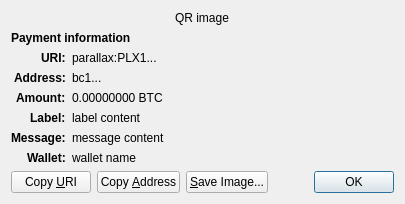
<?xml version="1.0" encoding="UTF-8"?>
<ui version="4.0">
 <class>ReceiveRequestDialog</class>
 <widget class="QDialog" name="ReceiveRequestDialog">
  <property name="geometry">
   <rect>
    <x>0</x>
    <y>0</y>
    <width>413</width>
    <height>229</height>
   </rect>
  </property>
  <property name="windowTitle">
   <string>Request payment to ...</string>
  </property>
  <layout class="QGridLayout" name="gridLayout" columnstretch="0,1">
   <property name="sizeConstraint">
    <enum>QLayout::SetFixedSize</enum>
   </property>
   <item row="0" column="0" colspan="2" alignment="Qt::AlignHCenter">
    <widget class="QRImageWidget" name="qr_code">
     <property name="text">
      <string notr="true">QR image</string>
     </property>
     <property name="textInteractionFlags">
      <set>Qt::NoTextInteraction</set>
     </property>
    </widget>
   </item>
   <item row="1" column="0" colspan="2">
    <widget class="QLabel" name="payment_header">
     <property name="font">
      <font>
       <weight>75</weight>
       <bold>true</bold>
      </font>
     </property>
     <property name="text">
      <string>Payment information</string>
     </property>
     <property name="textInteractionFlags">
      <set>Qt::NoTextInteraction</set>
     </property>
    </widget>
   </item>
   <item row="2" column="0" alignment="Qt::AlignRight|Qt::AlignTop">
    <widget class="QLabel" name="uri_tag">
     <property name="font">
      <font>
       <weight>75</weight>
       <bold>true</bold>
      </font>
     </property>
     <property name="text">
      <string notr="true">URI:</string>
     </property>
     <property name="textFormat">
      <enum>Qt::PlainText</enum>
     </property>
     <property name="textInteractionFlags">
      <set>Qt::NoTextInteraction</set>
     </property>
    </widget>
   </item>
   <item row="2" column="1" alignment="Qt::AlignTop">
    <widget class="QLabel" name="uri_content">
     <property name="text">
      <string notr="true">parallax:PLX1...</string>
     </property>
     <property name="textFormat">
      <enum>Qt::RichText</enum>
     </property>
     <property name="wordWrap">
      <bool>true</bool>
     </property>
     <property name="textInteractionFlags">
      <set>Qt::TextSelectableByMouse</set>
     </property>
    </widget>
   </item>
   <item row="3" column="0" alignment="Qt::AlignRight|Qt::AlignTop">
    <widget class="QLabel" name="address_tag">
     <property name="font">
      <font>
       <weight>75</weight>
       <bold>true</bold>
      </font>
     </property>
     <property name="text">
      <string>Address:</string>
     </property>
     <property name="textInteractionFlags">
      <set>Qt::NoTextInteraction</set>
     </property>
    </widget>
   </item>
   <item row="3" column="1" alignment="Qt::AlignTop">
    <widget class="QLabel" name="address_content">
     <property name="text">
      <string notr="true">bc1...</string>
     </property>
     <property name="textFormat">
      <enum>Qt::PlainText</enum>
     </property>
     <property name="textInteractionFlags">
      <set>Qt::TextSelectableByMouse</set>
     </property>
    </widget>
   </item>
   <item row="4" column="0" alignment="Qt::AlignRight|Qt::AlignTop">
    <widget class="QLabel" name="amount_tag">
     <property name="font">
      <font>
       <weight>75</weight>
       <bold>true</bold>
      </font>
     </property>
     <property name="text">
      <string>Amount:</string>
     </property>
     <property name="textInteractionFlags">
      <set>Qt::NoTextInteraction</set>
     </property>
    </widget>
   </item>
   <item row="4" column="1" alignment="Qt::AlignTop">
    <widget class="QLabel" name="amount_content">
     <property name="text">
      <string notr="true">0.00000000 BTC</string>
     </property>
     <property name="textFormat">
      <enum>Qt::PlainText</enum>
     </property>
     <property name="textInteractionFlags">
      <set>Qt::TextSelectableByMouse</set>
     </property>
    </widget>
   </item>
   <item row="5" column="0" alignment="Qt::AlignRight|Qt::AlignTop">
    <widget class="QLabel" name="label_tag">
     <property name="font">
      <font>
       <weight>75</weight>
       <bold>true</bold>
      </font>
     </property>
     <property name="text">
      <string>Label:</string>
     </property>
     <property name="textInteractionFlags">
      <set>Qt::NoTextInteraction</set>
     </property>
    </widget>
   </item>
   <item row="5" column="1" alignment="Qt::AlignTop">
    <widget class="QLabel" name="label_content">
     <property name="text">
      <string notr="true">label content</string>
     </property>
     <property name="textFormat">
      <enum>Qt::PlainText</enum>
     </property>
     <property name="wordWrap">
      <bool>true</bool>
     </property>
     <property name="textInteractionFlags">
      <set>Qt::TextSelectableByMouse</set>
     </property>
    </widget>
   </item>
   <item row="6" column="0" alignment="Qt::AlignRight|Qt::AlignTop">
    <widget class="QLabel" name="message_tag">
     <property name="font">
      <font>
       <weight>75</weight>
       <bold>true</bold>
      </font>
     </property>
     <property name="text">
      <string>Message:</string>
     </property>
     <property name="textInteractionFlags">
      <set>Qt::NoTextInteraction</set>
     </property>
    </widget>
   </item>
   <item row="6" column="1" alignment="Qt::AlignTop">
    <widget class="QLabel" name="message_content">
     <property name="text">
      <string notr="true">message content</string>
     </property>
     <property name="textFormat">
      <enum>Qt::PlainText</enum>
     </property>
     <property name="wordWrap">
      <bool>true</bool>
     </property>
     <property name="textInteractionFlags">
      <set>Qt::TextSelectableByMouse</set>
     </property>
    </widget>
   </item>
   <item row="7" column="0" alignment="Qt::AlignRight|Qt::AlignTop">
    <widget class="QLabel" name="wallet_tag">
     <property name="font">
      <font>
       <weight>75</weight>
       <bold>true</bold>
      </font>
     </property>
     <property name="text">
      <string>Wallet:</string>
     </property>
     <property name="textInteractionFlags">
      <set>Qt::NoTextInteraction</set>
     </property>
    </widget>
   </item>
   <item row="7" column="1" alignment="Qt::AlignTop">
    <widget class="QLabel" name="wallet_content">
     <property name="text">
      <string notr="true">wallet name</string>
     </property>
     <property name="textFormat">
      <enum>Qt::PlainText</enum>
     </property>
     <property name="wordWrap">
      <bool>true</bool>
     </property>
     <property name="textInteractionFlags">
      <set>Qt::TextSelectableByMouse</set>
     </property>
    </widget>
   </item>
   <item row="8" column="0" colspan="2">
    <layout class="QHBoxLayout" name="horizontalLayout">
     <item>
      <widget class="QPushButton" name="btnCopyURI">
       <property name="text">
        <string>Copy &amp;URI</string>
       </property>
       <property name="autoDefault">
        <bool>false</bool>
       </property>
      </widget>
     </item>
     <item>
      <widget class="QPushButton" name="btnCopyAddress">
       <property name="text">
        <string>Copy &amp;Address</string>
       </property>
       <property name="autoDefault">
        <bool>false</bool>
       </property>
      </widget>
     </item>
     <item>
      <widget class="QPushButton" name="btnSaveAs">
       <property name="text">
        <string>&amp;Save Image...</string>
       </property>
       <property name="autoDefault">
        <bool>false</bool>
       </property>
      </widget>
     </item>
     <item>
      <spacer name="horizontalSpacer_2">
       <property name="orientation">
        <enum>Qt::Horizontal</enum>
       </property>
       <property name="sizeHint" stdset="0">
        <size>
         <width>40</width>
         <height>20</height>
        </size>
       </property>
      </spacer>
     </item>
     <item>
      <widget class="QDialogButtonBox" name="buttonBox">
       <property name="focusPolicy">
        <enum>Qt::StrongFocus</enum>
       </property>
       <property name="standardButtons">
        <set>QDialogButtonBox::Ok</set>
       </property>
      </widget>
     </item>
    </layout>
   </item>
  </layout>
 </widget>
 <customwidgets>
  <customwidget>
   <class>QRImageWidget</class>
   <extends>QLabel</extends>
   <header>qt/qrimagewidget.h</header>
  </customwidget>
 </customwidgets>
 <tabstops>
  <tabstop>buttonBox</tabstop>
  <tabstop>btnCopyURI</tabstop>
  <tabstop>btnCopyAddress</tabstop>
  <tabstop>btnSaveAs</tabstop>
 </tabstops>
 <resources/>
 <connections>
  <connection>
   <sender>buttonBox</sender>
   <signal>accepted()</signal>
   <receiver>ReceiveRequestDialog</receiver>
   <slot>accept()</slot>
   <hints>
    <hint type="sourcelabel">
     <x>135</x>
     <y>230</y>
    </hint>
    <hint type="destinationlabel">
     <x>135</x>
     <y>126</y>
    </hint>
   </hints>
  </connection>
 </connections>
</ui>
